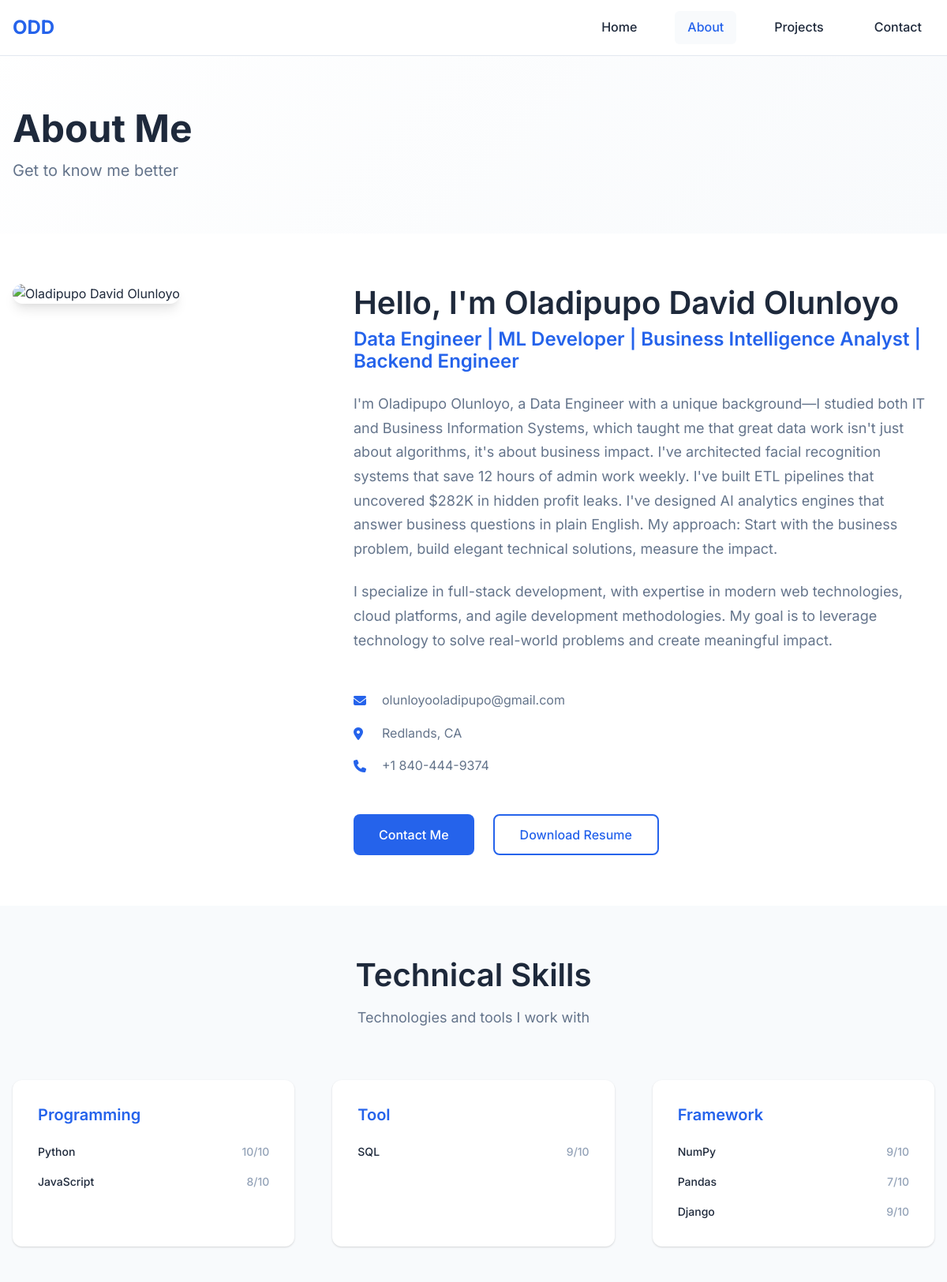
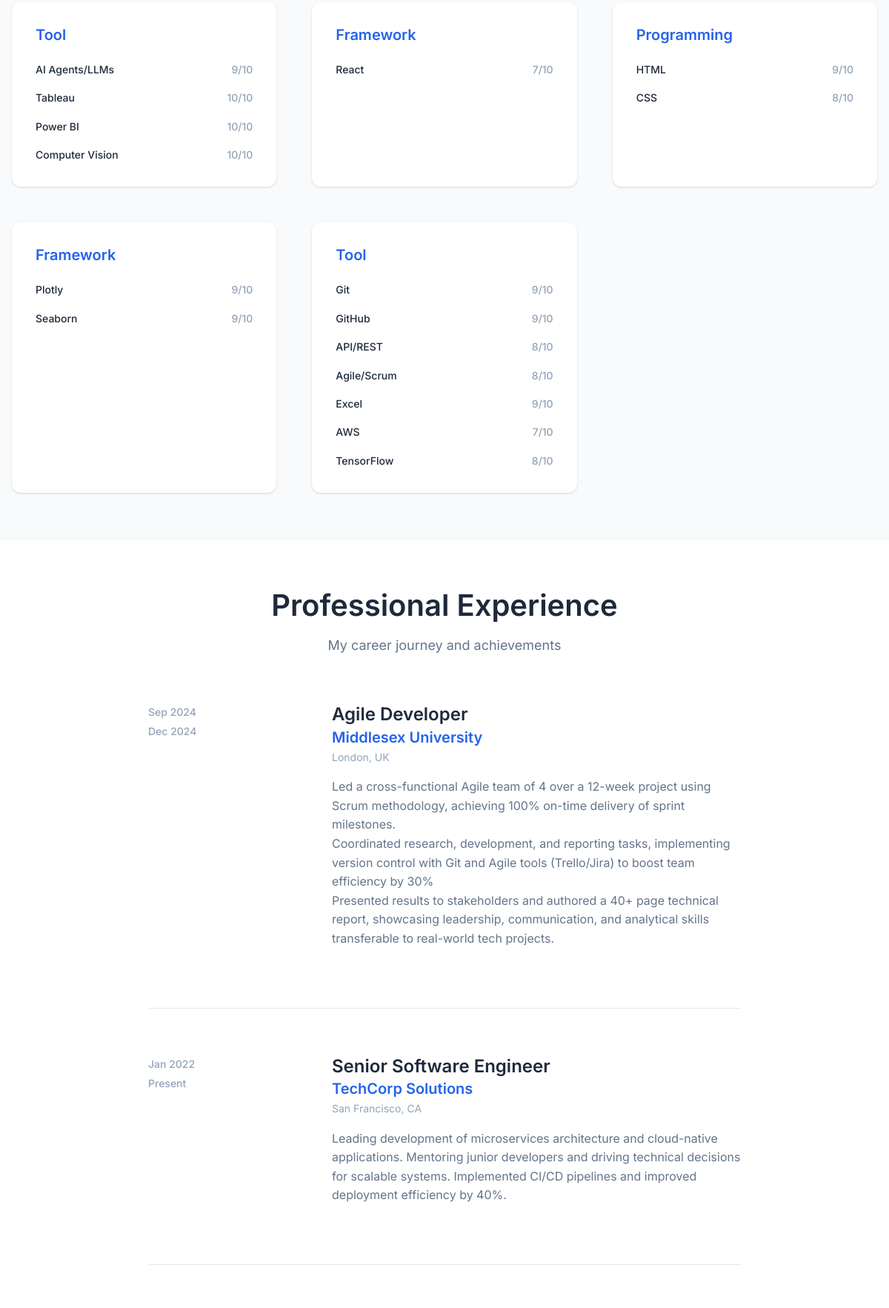
The page /about/ (upper part) on the database its author committed (2 pictures, top to bottom).
### main/models.py (models this page shows, shortened)
class Profile(models.Model):
    name = models.CharField(max_length=100)
    title = models.CharField(max_length=200)
    bio = models.TextField()
    email = models.EmailField()
    phone = models.CharField(max_length=20, blank=True)
    location = models.CharField(max_length=100)
    linkedin_url = models.URLField(blank=True)
    github_url = models.URLField(blank=True)
    website_url = models.URLField(blank=True)
    profile_image = models.URLField(blank=True, null=True, help_text="Enter the URL of your profile image")
    resume = models.FileField(upload_to='resumes/', blank=True, null=True)
    created_at = models.DateTimeField(default=timezone.now)
    updated_at = models.DateTimeField(auto_now=True)
    class Meta:
        verbose_name = "Profile"
        verbose_name_plural = "Profiles"

class Skill(models.Model):
    SKILL_CATEGORIES = [
        ('programming', 'Programming Languages'),
        ('framework', 'Frameworks & Libraries'),
        ('database', 'Databases'),
        ('tool', 'Tools & Technologies'),
        ('soft', 'Soft Skills'),
    ]
    name = models.CharField(max_length=100)
    category = models.CharField(max_length=20, choices=SKILL_CATEGORIES)
    proficiency = models.IntegerField(help_text="Proficiency level from 1-10")
    display_order = models.PositiveIntegerField(default=0, help_text="Order of display (lower numbers appear first)")
    profile = models.ForeignKey(Profile, on_delete=models.CASCADE, related_name='skills')
    class Meta:
        ordering = ['display_order', 'category', '-proficiency']

class Experience(models.Model):
    company = models.CharField(max_length=200)
    position = models.CharField(max_length=200)
    location = models.CharField(max_length=100)
    start_date = models.DateField()
    end_date = models.DateField(null=True, blank=True)
    current = models.BooleanField(default=False)
    description = models.TextField()
    profile = models.ForeignKey(Profile, on_delete=models.CASCADE, related_name='experiences')
    class Meta:
        ordering = ['-start_date']

### main/views.py (the view)
# urls.py: path('about/', views.about, name='about'),
def about(request):
    try:
        profile = Profile.objects.first()
        skills = profile.skills.all() if profile else []
        experiences = Experience.objects.all() if profile else []
        educations = Education.objects.all() if profile else []
    except Profile.DoesNotExist:
        profile = None
        skills = []
        experiences = []
        educations = []
    context = {
        'profile': profile,
        'skills': skills,
        'experiences': experiences,
        'educations': educations,
    }
    return render(request, 'main/about.html', context)

### templates/main/about.html (shortened to what this page needs)
{% extends 'base.html' %}
{% load static %}
{% block content %}
<section class="about-hero">
    <div class="container">
        <div class="about-hero-content" data-aos="fade-up">
            <div class="about-text">
                <h1 class="page-title">About Me</h1>
                <p class="page-subtitle">Get to know me better</p>
            </div>
        </div>
    </div>
</section>
<section class="about-content">
    <div class="container">
        <div class="about-grid">
            <div class="about-image" data-aos="fade-right">
                {% if profile.profile_image %}
                    <img src="{{ profile.profile_image.url }}" alt="{{ profile.name }}" class="about-img">
                {% else %}
                    <div class="about-placeholder">
                        <i class="fas fa-user"></i>
                        <p>Add your photo</p>
                    </div>
                {% endif %}
            </div>
            <div class="about-text-content" data-aos="fade-left">
                <h2>Hello, I'm {{ profile.name|default:"Oladipupo Shalom David" }}</h2>
                <h3>{{ profile.title|default:"Software Developer & Engineer" }}</h3>
                <div class="about-description">
                    <p>{{ profile.bio|default:"I am a passionate software developer with a strong foundation in computer science and a love for creating innovative solutions. My journey in technology began with curiosity and has evolved into a career focused on building scalable, efficient, and user-friendly applications." }}</p>
                    <p>I specialize in full-stack development, with expertise in modern web technologies, cloud platforms, and agile development methodologies. My goal is to leverage technology to solve real-world problems and create meaningful impact.</p>
                </div>
                <div class="about-info">
                    <div class="info-item">
                        <i class="fas fa-envelope"></i>
                        <span>{{ profile.email|default:"your.email@example.com" }}</span>
                    </div>
                    <div class="info-item">
                        <i class="fas fa-map-marker-alt"></i>
                        <span>{{ profile.location|default:"Your Location" }}</span>
                    </div>
                    {% if profile.phone %}
                    <div class="info-item">
                        <i class="fas fa-phone"></i>
                        <span>{{ profile.phone }}</span>
                    </div>
                    {% endif %}
                </div>
                <div class="about-buttons">
                    <a href="{% url 'contact' %}" class="btn btn-primary">Contact Me</a>
                    {% if profile.resume %}
                    <a href="{{ profile.resume.url }}" target="_blank" class="btn btn-secondary">Download Resume</a>
                    {% endif %}
                </div>
            </div>
        </div>
    </div>
</section>
<section class="detailed-skills">
    <div class="container">
        <div class="section-header" data-aos="fade-up">
            <h2 class="section-title">Technical Skills</h2>
            <p class="section-subtitle">Technologies and tools I work with</p>
        </div>
        <div class="skills-categories">
            {% regroup profile.skills.all by category as skill_groups %}
            {% for group in skill_groups %}
            <div class="skill-category" data-aos="fade-up" data-aos-delay="{{ forloop.counter0|add:100 }}">
                <h3 class="category-title">{{ group.grouper|title }}</h3>
                <div class="skills-list">
                    {% for skill in group.list %}
                    <div class="skill-item-detailed">
                        <div class="skill-name">{{ skill.name }}</div>
                        <div class="skill-level">{{ skill.proficiency }}/10</div>
                    </div>
                    {% endfor %}
                </div>
            </div>
            {% empty %}
            <div class="no-skills" data-aos="fade-up">
                <p>Skills will be displayed here once added through the admin panel.</p>
            </div>
            {% endfor %}
        </div>
    </div>
</section>
<section class="detailed-experience">
    <div class="container">
        <div class="section-header" data-aos="fade-up">
            <h2 class="section-title">Professional Experience</h2>
            <p class="section-subtitle">My career journey and achievements</p>
        </div>
        <div class="experience-timeline">
            {% for experience in experiences %}
            <div class="experience-item" data-aos="fade-up" data-aos-delay="{{ forloop.counter0|add:100 }}">
                <div class="experience-period">
                    <span class="start-date">{{ experience.start_date|date:"M Y" }}</span>
                    <span class="end-date">
                        {% if experience.current %}Present{% else %}{{ experience.end_date|date:"M Y" }}{% endif %}
                    </span>
                </div>
                <div class="experience-content">
                    <h3 class="experience-position">{{ experience.position }}</h3>
                    <h4 class="experience-company">{{ experience.company }}</h4>
                    <p class="experience-location">{{ experience.location }}</p>
                    <div class="experience-description">
                        {{ experience.description|linebreaks }}
                    </div>
                </div>
            </div>
            {% empty %}
            <div class="no-experience" data-aos="fade-up">
                <p>Experience will be displayed here once added through the admin panel.</p>
            </div>
            {% endfor %}
        </div>
    </div>
</section>
{% endblock %}

### static/css/responsive.css (style rules this page uses)
@media (min-width: 992px) { .about-grid { grid-template-columns: 1fr 2fr; } }
@media (min-width: 992px) { .experience-item { grid-template-columns: 200px 1fr; } }

### rows shown on the page
Profile: name "Oladipupo David Olunloyo", title "Data Engineer | ML Developer | Business Intelligence Analyst | Backend Engineer", bio "I'm Oladipupo Olunloyo, a Data Engineer with a unique background—I studied both IT and Business Information Systems, which taught me that great data work isn't just about algorithms, it's about business impact. I've architected facial recognition systems that save 12 hours of admin work weekly. I've built ETL pipelines that uncovered $282K in hidden profit leaks. I've designed AI analytics engines that answer business questions in plain English. My approach: Start with the business problem, build elegant technical solutions, measure the impact.", email "olunloyooladipupo@gmail.com", location "Redlands, CA", phone "+1 840-444-9374"
Skill: grouper "Programming", name "Python", proficiency "10"
Skill: name "JavaScript", proficiency "8"
Skill: grouper "Tool", name "SQL", proficiency "9"
Skill: grouper "Framework", name "NumPy", proficiency "9"
Skill: name "Pandas", proficiency "7"
Skill: name "Django", proficiency "9"
Skill: grouper "Tool", name "AI Agents/LLMs", proficiency "9"
Skill: name "Tableau", proficiency "10"
Skill: name "Power BI", proficiency "10"
Skill: name "Computer Vision", proficiency "10"
Skill: grouper "Framework", name "React", proficiency "7"
Skill: grouper "Programming", name "HTML", proficiency "9"
Skill: name "CSS", proficiency "8"
Skill: grouper "Framework", name "Plotly", proficiency "9"
Skill: name "Seaborn", proficiency "9"
Skill: grouper "Tool", name "Git", proficiency "9"
Skill: name "GitHub", proficiency "9"
Skill: name "API/REST", proficiency "8"
Skill: name "Agile/Scrum", proficiency "8"
Skill: name "Excel", proficiency "9"
Skill: name "AWS", proficiency "7"
Skill: name "TensorFlow", proficiency "8"
Experience: start_date "Sep 2024", end_date "Dec 2024", position "Agile Developer", company "Middlesex University", location "London, UK", description "Led a cross-functional Agile team of 4 over a 12-week project using Scrum methodology, achieving 100% on-time delivery of sprint milestones. Coordinated research, development, and reporting tasks, implementing version control with Git and Agile tools (Trello/Jira) to boost team efficiency by 30% Presented results to stakeholders and authored a 40+ page technical report, showcasing leadership, communication, and analytical skills transferable to real-world tech projects."
Experience: start_date "Jan 2022", current "Present", position "Senior Software Engineer", company "TechCorp Solutions", location "San Francisco, CA", description "Leading development of microservices architecture and cloud-native applications. Mentoring junior developers and driving technical decisions for scalable systems. Implemented CI/CD pipelines and improved deployment efficiency by 40%."
